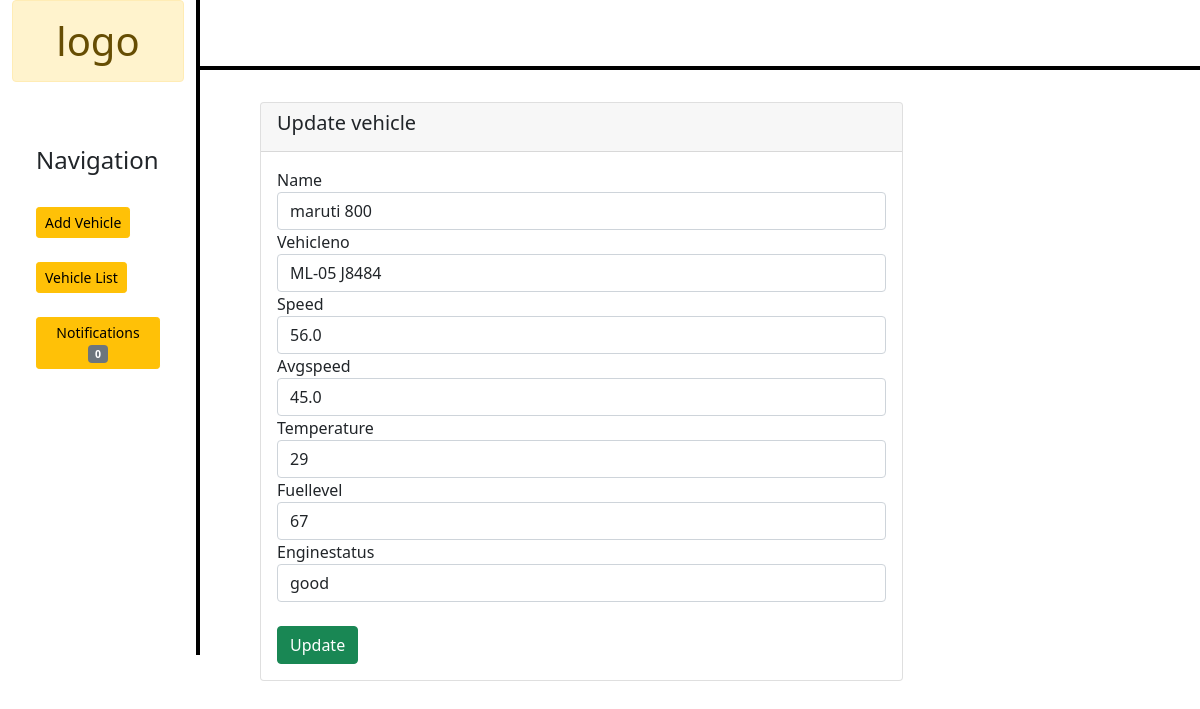
The page /vehicleupdate/1/ on the database its author committed.
### vehicleapp/models.py (models this page shows)
class vehicledetail(models.Model):
    name=models.CharField(max_length=100)
    vehicleno=models.CharField(max_length=100)
    speed= models.FloatField()
    avgspeed= models.FloatField()
    temperature= models.IntegerField()
    fuellevel= models.IntegerField()
    enginestatus= models.CharField(max_length=100)

### vehicleapp/views.py (the view)
# urls.py: path('vehicleupdate/<int:pk>/', views.vehicleupdate.as_view(), name='updateveh'),
class vehicleupdate(View):
    def get(self, request, *args, **kwargs):
        vehicleobj=vehicledetail.objects.get(pk=self.kwargs['pk'])
        fm=addvehicles(instance=vehicleobj)
        context={
            'fm':fm,
            'id':self.kwargs['pk']
        }
        return render(request, 'vehicleupdate.html', context)

### vehicleapp/forms.py
class addvehicles(forms.ModelForm):
    class Meta:
        model=vehicledetail
        fields='__all__'
        widgets={'name':forms.TextInput(attrs={'class':'form-control', 'id':'nameid'}),
        'vehicleno':forms.TextInput(attrs={'class':'form-control', 'id':'vnoid'}),
        'speed':forms.TextInput(attrs={'class':'form-control', 'id':'speedid'}),
        'avgspeed':forms.TextInput(attrs={'class':'form-control', 'id':'avgspeedid'}),
        'temperature':forms.TextInput(attrs={'class':'form-control', 'id':'tempid'}),
        'fuellevel':forms.TextInput(attrs={'class':'form-control', 'id':'fuelid'}),
        'enginestatus':forms.TextInput(attrs={'class':'form-control', 'id':'engstatusid'})}

### templates/vehicleupdate.html (shortened to what this page needs)
{% extends 'base.html' %}
{% load static %}
{% block content %}
    <div class="card">
        <div class="card-header">
        <h5 id="headng">Update vehicle</h5>
        </div>
        <div class="card-body">
            {% for f in fm %}
                <span>{{f.label}}{{f}}</span>
            {% endfor %}
             <br>
        <input id="updatevehi" type="submit" value="Update" class="btn btn-success">
        </div>
    </div>
{% endblock content %}

### rows shown on the page
vehicledetail: fm "maruti 800" "ML-05 J8484" "56.0" "45.0" "29" "67" "good"

### other values the page prints
{{ f.label }} "Name" "Vehicleno" "Speed" "Avgspeed" "Temperature" "Fuellevel" "Enginestatus"
